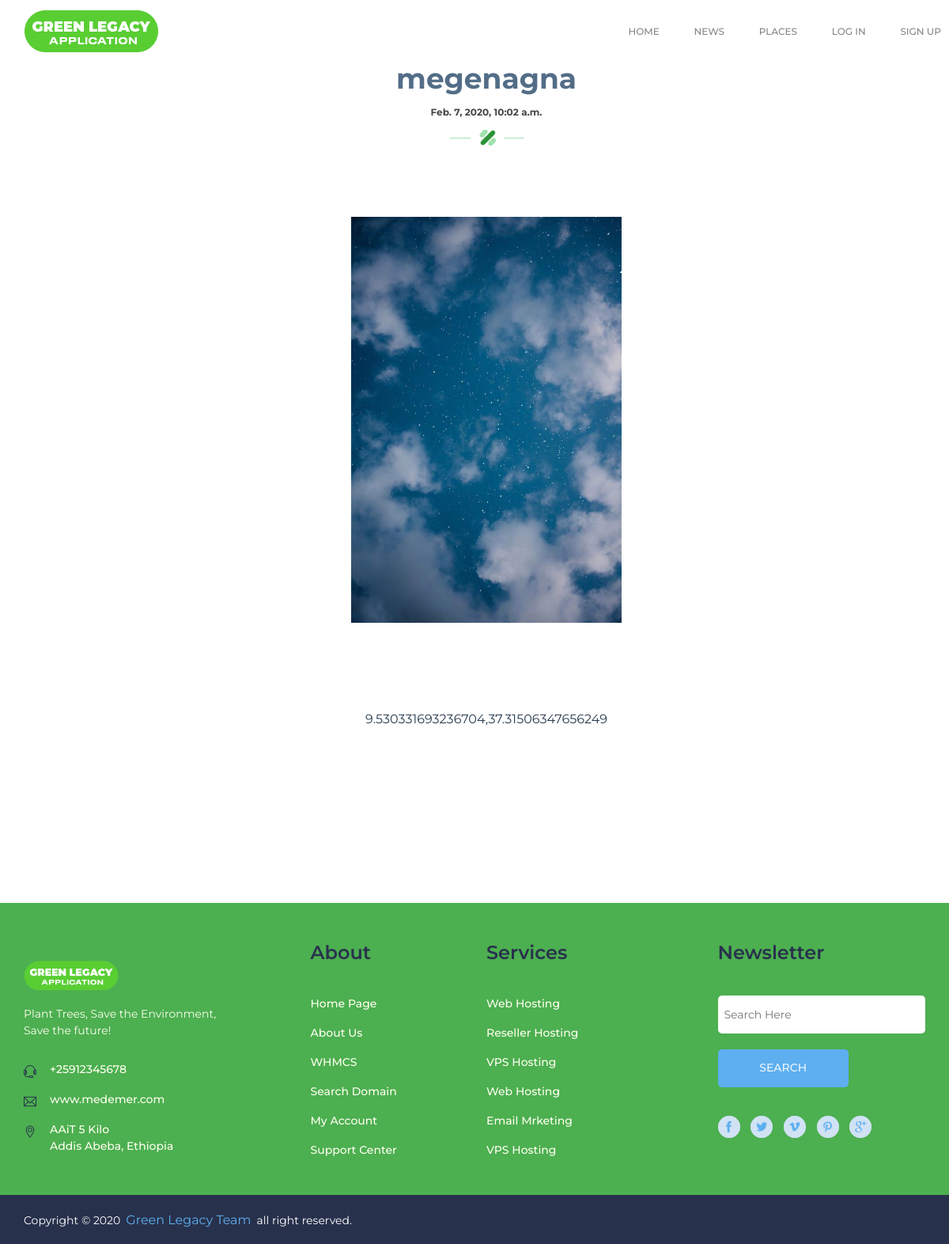
Page /places/3 on the committed database.
### places/models.py (models this page shows, shortened)
class Places(models.Model):
    author = models.ForeignKey(User, on_delete=models.CASCADE,null=True)
    title = models.CharField(max_length=50)
    pubdate = models.DateTimeField(default = timezone.now())
    myimage = models.ImageField(upload_to='images/', null=True)
    location = PlainLocationField(based_fields=['city'], zoom= 1, null=True)

### places/views.py (the view)
# urls.py: path('<int:place_id>', detail, name ="detail"),
def detail(request,place_id):
    single_place = Places.objects.get(id=place_id)
    context = {"single_place" : single_place,}
    return render(request,'places/detail.html',context)

### templates/places/detail.html (shortened to what this page needs)
{% extends 'main/base.html' %}
{% load static %}
{% block  content %}
<section class="homepage-2 blog-1-area wow fadeInUp" data-wow-duration="2s" data-wow-delay="0.2s">
    <div class="container">
        <div class="row">
            <div class="col-md-12">
                <div class="section-title ">
                    <div class="container" style="word-wrap: break-word;">
                        <h2> {{single_place.title}} </h2>
                        <h6> {{single_place.pubdate}} </h6>
                        <img src="{% static 'main/img/section-shape.png' %}" alt="section-shape">
                            <div class="feature-one-right wow fadeInLeft" data-wow-duration="2s" data-wow-delay="0.2s" >
                                <img src="{{ single_place.myimage.url }}" alt="feature-icon" style="max-width: 30%;">
                            </div>
                        <p  style="text-align: center;"> {{single_place.location}} </p >
                    </div>
                </div>
            </div>
        </div>
        </div>
</section>
{% endblock %}

### main/static/main/responsive1.css (style rules this page uses)
@media only screen and (min-width: 992px) and (max-width: 1200px) { section.blog-1-area { padding-bottom: 80px; } }
@media only screen and (min-width: 992px) and (max-width: 1200px) { .section-title { margin-bottom: 70px; } }
@media only screen and (min-width: 992px) and (max-width: 1200px) { .section-title p { padding: 0 200px; } }
@media only screen and (min-width: 992px) and (max-width: 1200px) { .feature-one-right { padding: 90px 0; } }
@media only screen and (min-width: 992px) and (max-width: 1200px) { .feature-one-right img { max-width: 374px; } }

### rows in the picture
Places: title "megenagna", pubdate "Feb. 7, 2020, 10:02 a.m.", myimage (picture), location "9.530331693236704,37.31506347656249"
